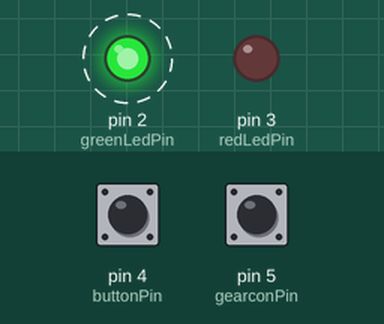
A sketch run on a simulated Arduino Uno, built with avr-gcc and run on an emulated ATmega328P. Parts: output pins drawn as LEDs (lit = HIGH). Dashed ring = blinking. The test bench sets the inputs (shaded band); at power-on: pin 4 (buttonPin) HIGH, pin 5 (gearconPin) HIGH. The audio player accepts every command and is not drawn.

Above: at 1.38 s.
1.8 s: pin 4 (buttonPin) pulled LOW for 0.3 s
At 2.8 s:
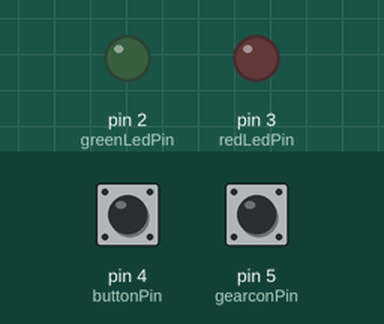
5.2 s: pin 5 (gearconPin) pulled LOW for 1 s
At 5.8 s:
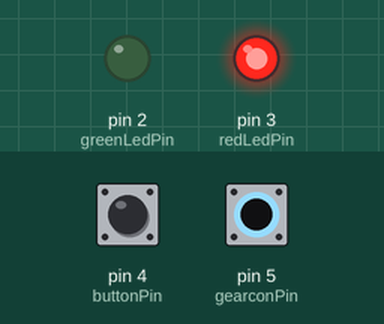
Timing chart, 0 to 8.2 s (numbered marks = the images above; inputs shaded):
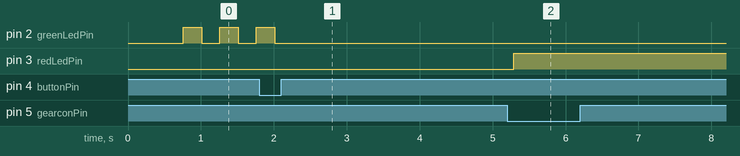

Measured:
- after the input at 1.8 s, pin 2 (greenLedPin): goes on until 2.0 s, then stays LOW
- after the input at 5.2 s, pin 3 (redLedPin): goes on until 5.3 s, then stays HIGH
- by itself, pin 2 (greenLedPin): alternates HIGH for 0.25 s and LOW for 0.25 s

The sketch:

slave_collar.ino
```cpp
//IGT Development production by AlexSNAKE
//Version-1.0a - 19.05.2024

#include "SoftwareSerial.h"
#include "DFRobotDFPlayerMini.h"

const byte greenLedPin = 2;
const byte redLedPin = 3;
const byte buttonPin = 4;
const byte gearconPin = 5;
const byte speakerTxPin = 10;
const byte speakerRxPin = 11;
bool lethalMode;
bool collarReady;
unsigned int time;
byte track;
byte carma;
SoftwareSerial softwareSerial(speakerTxPin, speakerRxPin);
DFRobotDFPlayerMini p;

void setup() {
	softwareSerial.begin(9600);
  if (!p.begin(softwareSerial)) {while(true);}
  p.volume(30);

  pinMode(greenLedPin, OUTPUT);
  pinMode(redLedPin, OUTPUT);
  pinMode(buttonPin, INPUT_PULLUP);
  pinMode(gearconPin, INPUT_PULLUP);
}

void loop() {
  if (!collarOpenedState() && collarReady) {
    collarActivation(lethalMode);
  }

  if (collarOpenedState()) {
    collarReady = true;
    selectedModeIndication();
    changeCollarMode();
  }
}

void collarActivation(bool monitoringMode) {
  track = monitoringMode ? 2 : 1;
  redLedOn();
  voice(7);
  do {
    delay(1000);
    time += 1;
    shouldCollarDetonate();
    goodBoy();
    checkTimeLeft();
  } while (time <= 36000);
  voice(track+4);
  collarReady = false;
  time = 0;
  carma = 0;
}

void shouldCollarDetonate() {
  if (collarOpenedState()) {
    track = 1;
    voice(track);
    time = 65535;
  }
}

void goodBoy() {
  if (buttonPressedState()) {
    carma += 1;
    if (carma == 5) {
      track = 2;
      voice(track);
      time = 65535;
    }
  } else {
    carma = 0;
  }
}

void checkTimeLeft() {
      if (time == 600) {
      voice(50);
    } else if (time == 1200) {
      voice(40);
    } else if (time == 1800) {
      voice(30);
    } else if (time == 2400) {
      voice(20);
    } else if (time == 3000) {
      voice(10);
    } else if (time == 3600) {
      voice(track);
    }
}

void selectedModeIndication() {
  delay(250);
  (lethalMode) ? redLedOn() : greenLedOn();
  delay(250);
  redLedOff();
  greenLedOff();
}

void changeCollarMode() {
      if (buttonPressedState()) {
      lethalMode = !lethalMode;
      (lethalMode) ? voice(3) : voice(4);
    }
}

void greenLedOn() {
  digitalWrite(greenLedPin, HIGH);
}

void greenLedOff() {
  digitalWrite(greenLedPin, LOW);
}

void redLedOn() {
  digitalWrite(redLedPin, HIGH);
}

void redLedOff() {
  digitalWrite(redLedPin, LOW);
}

bool buttonPressedState() {
  return(digitalRead(buttonPin) == LOW);
}

bool collarOpenedState() {
  return(digitalRead(gearconPin) == HIGH);
}

void voice(byte track) {
    p.playMp3Folder(track);
    delay(3000);
}
```
